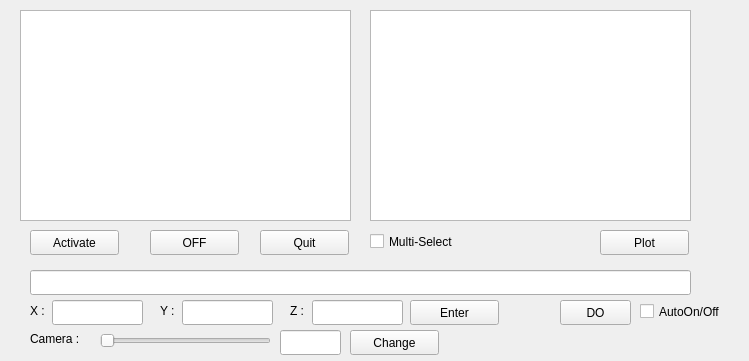
<?xml version="1.0" encoding="UTF-8"?>
<ui version="4.0">
 <class>MyPluginWidget</class>
 <widget class="QWidget" name="MyPluginWidget">
  <property name="geometry">
   <rect>
    <x>0</x>
    <y>0</y>
    <width>749</width>
    <height>361</height>
   </rect>
  </property>
  <property name="windowTitle">
   <string>rqt_aidin2</string>
  </property>
  <widget class="QListView" name="listView">
   <property name="geometry">
    <rect>
     <x>20</x>
     <y>10</y>
     <width>331</width>
     <height>211</height>
    </rect>
   </property>
  </widget>
  <widget class="QPushButton" name="pushButton">
   <property name="geometry">
    <rect>
     <x>30</x>
     <y>230</y>
     <width>89</width>
     <height>25</height>
    </rect>
   </property>
   <property name="text">
    <string>Activate</string>
   </property>
  </widget>
  <widget class="QPushButton" name="pushButton_2">
   <property name="geometry">
    <rect>
     <x>150</x>
     <y>230</y>
     <width>89</width>
     <height>25</height>
    </rect>
   </property>
   <property name="text">
    <string>OFF</string>
   </property>
  </widget>
  <widget class="QPushButton" name="pushButton_3">
   <property name="geometry">
    <rect>
     <x>600</x>
     <y>230</y>
     <width>89</width>
     <height>25</height>
    </rect>
   </property>
   <property name="text">
    <string>Plot</string>
   </property>
  </widget>
  <widget class="QListView" name="listView_2">
   <property name="geometry">
    <rect>
     <x>370</x>
     <y>10</y>
     <width>321</width>
     <height>211</height>
    </rect>
   </property>
  </widget>
  <widget class="QCheckBox" name="checkBox">
   <property name="geometry">
    <rect>
     <x>370</x>
     <y>230</y>
     <width>111</width>
     <height>23</height>
    </rect>
   </property>
   <property name="text">
    <string>Multi-Select</string>
   </property>
  </widget>
  <widget class="QLineEdit" name="lineEdit">
   <property name="geometry">
    <rect>
     <x>30</x>
     <y>270</y>
     <width>661</width>
     <height>25</height>
    </rect>
   </property>
  </widget>
  <widget class="QPushButton" name="pushButton_4">
   <property name="geometry">
    <rect>
     <x>260</x>
     <y>230</y>
     <width>89</width>
     <height>25</height>
    </rect>
   </property>
   <property name="text">
    <string>Quit</string>
   </property>
  </widget>
  <widget class="QLineEdit" name="lineEdit_2">
   <property name="geometry">
    <rect>
     <x>52</x>
     <y>300</y>
     <width>91</width>
     <height>25</height>
    </rect>
   </property>
  </widget>
  <widget class="QLineEdit" name="lineEdit_3">
   <property name="geometry">
    <rect>
     <x>182</x>
     <y>300</y>
     <width>91</width>
     <height>25</height>
    </rect>
   </property>
  </widget>
  <widget class="QLineEdit" name="lineEdit_4">
   <property name="geometry">
    <rect>
     <x>312</x>
     <y>300</y>
     <width>91</width>
     <height>25</height>
    </rect>
   </property>
  </widget>
  <widget class="QPushButton" name="pushButton_5">
   <property name="geometry">
    <rect>
     <x>410</x>
     <y>300</y>
     <width>89</width>
     <height>25</height>
    </rect>
   </property>
   <property name="text">
    <string>Enter</string>
   </property>
  </widget>
  <widget class="QPushButton" name="pushButton_6">
   <property name="geometry">
    <rect>
     <x>560</x>
     <y>300</y>
     <width>71</width>
     <height>25</height>
    </rect>
   </property>
   <property name="text">
    <string>DO</string>
   </property>
  </widget>
  <widget class="QCheckBox" name="checkBox_2">
   <property name="geometry">
    <rect>
     <x>640</x>
     <y>300</y>
     <width>111</width>
     <height>23</height>
    </rect>
   </property>
   <property name="text">
    <string>AutoOn/Off</string>
   </property>
  </widget>
  <widget class="QLabel" name="label">
   <property name="geometry">
    <rect>
     <x>30</x>
     <y>300</y>
     <width>21</width>
     <height>21</height>
    </rect>
   </property>
   <property name="text">
    <string>X : </string>
   </property>
  </widget>
  <widget class="QLabel" name="label_2">
   <property name="geometry">
    <rect>
     <x>160</x>
     <y>300</y>
     <width>21</width>
     <height>21</height>
    </rect>
   </property>
   <property name="text">
    <string>Y : </string>
   </property>
  </widget>
  <widget class="QLabel" name="label_3">
   <property name="geometry">
    <rect>
     <x>290</x>
     <y>300</y>
     <width>21</width>
     <height>21</height>
    </rect>
   </property>
   <property name="text">
    <string>Z : </string>
   </property>
  </widget>
  <widget class="QLabel" name="label_4">
   <property name="geometry">
    <rect>
     <x>30</x>
     <y>330</y>
     <width>67</width>
     <height>17</height>
    </rect>
   </property>
   <property name="text">
    <string>Camera :</string>
   </property>
  </widget>
  <widget class="QLineEdit" name="Camera_angle">
   <property name="geometry">
    <rect>
     <x>280</x>
     <y>330</y>
     <width>61</width>
     <height>25</height>
    </rect>
   </property>
  </widget>
  <widget class="QPushButton" name="Camera">
   <property name="geometry">
    <rect>
     <x>350</x>
     <y>330</y>
     <width>89</width>
     <height>25</height>
    </rect>
   </property>
   <property name="text">
    <string>Change</string>
   </property>
  </widget>
  <widget class="QSlider" name="Camera_slider">
   <property name="geometry">
    <rect>
     <x>100</x>
     <y>330</y>
     <width>171</width>
     <height>21</height>
    </rect>
   </property>
   <property name="orientation">
    <enum>Qt::Horizontal</enum>
   </property>
  </widget>
 </widget>
 <resources/>
 <connections/>
</ui>
